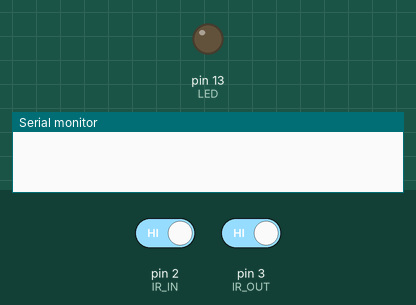
Recording of a sketch running on a simulated Arduino Uno, built with avr-gcc and run on an emulated ATmega328P. Shown: output pins drawn as LEDs (lit = HIGH), the last lines printed to the serial monitor. The test bench sets the inputs (shaded band); at power-on: pin 2 (IR_IN) HIGH, pin 3 (IR_OUT) HIGH.

Above: at 1.2 s.
1.3 s: pin 2 (IR_IN) driven LOW
At 2.6 s:
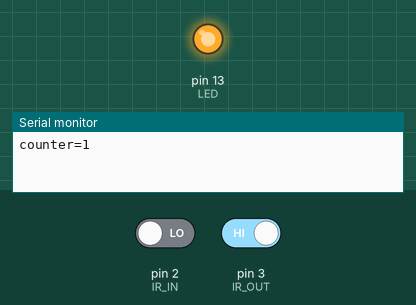
Timing chart, 0 to 4.3 s (numbered marks = the images above; inputs shaded):
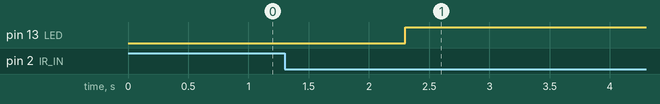

The sketch:

SmartHome_IRcounter.ino
```cpp
int LED = 13;
int IR_IN = 2;
int IR_OUT = 3;
int c=0;
void setup() {
  pinMode(LED,OUTPUT);
  pinMode(IR_IN,INPUT);
  pinMode(IR_OUT,INPUT);
  Serial.begin(9600);
}

void loop() {
  int in = digitalRead(IR_IN);
  int out = digitalRead(IR_OUT);


  if(in==0&&out==1)
  {
    c=c+1;
    delay(1000);
    Serial.print("counter=");
  Serial.println(c);
  }
 else if(out==0&&in==1)
  {
    c=c-1;
    delay(1000);
    Serial.print("counter=");
  Serial.println(c);
  }

  if(c>0)
    digitalWrite(LED,1);
  else if(c==0)
    digitalWrite(LED,0);

}
```

Measured:
- after the input at 1.3 s, pin 13 (LED): LOW → HIGH after 1.0 s
